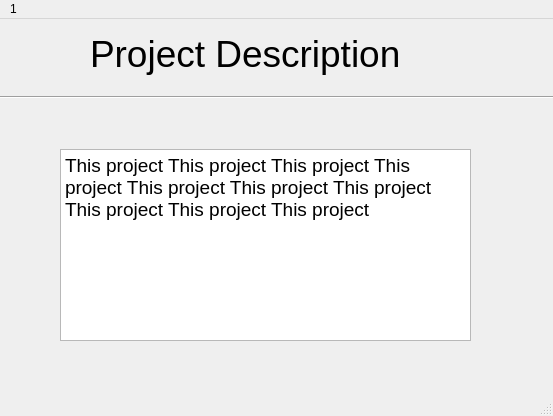
<?xml version="1.0" encoding="UTF-8"?>
<ui version="4.0">
 <class>ProjectDescWindow</class>
 <widget class="QMainWindow" name="ProjectDescWindow">
  <property name="geometry">
   <rect>
    <x>0</x>
    <y>0</y>
    <width>553</width>
    <height>416</height>
   </rect>
  </property>
  <property name="windowTitle">
   <string>MainWindow</string>
  </property>
  <widget class="QWidget" name="centralwidget">
   <widget class="QLabel" name="label">
    <property name="geometry">
     <rect>
      <x>90</x>
      <y>10</y>
      <width>591</width>
      <height>51</height>
     </rect>
    </property>
    <property name="text">
     <string>&lt;html&gt;&lt;head/&gt;&lt;body&gt;&lt;p&gt;&lt;span style=&quot; font-size:28pt;&quot;&gt;Project Description&lt;/span&gt;&lt;/p&gt;&lt;/body&gt;&lt;/html&gt;</string>
    </property>
   </widget>
   <widget class="Line" name="line">
    <property name="geometry">
     <rect>
      <x>0</x>
      <y>70</y>
      <width>1161</width>
      <height>16</height>
     </rect>
    </property>
    <property name="orientation">
     <enum>Qt::Horizontal</enum>
    </property>
   </widget>
   <widget class="QTextBrowser" name="textBrowser">
    <property name="geometry">
     <rect>
      <x>60</x>
      <y>130</y>
      <width>411</width>
      <height>192</height>
     </rect>
    </property>
    <property name="html">
     <string>&lt;!DOCTYPE HTML PUBLIC &quot;-//W3C//DTD HTML 4.0//EN&quot; &quot;http://www.w3.org/TR/REC-html40/strict.dtd&quot;&gt;
&lt;html&gt;&lt;head&gt;&lt;meta name=&quot;qrichtext&quot; content=&quot;1&quot; /&gt;&lt;style type=&quot;text/css&quot;&gt;
p, li { white-space: pre-wrap; }
&lt;/style&gt;&lt;/head&gt;&lt;body style=&quot; font-family:'Ubuntu'; font-size:11pt; font-weight:400; font-style:normal;&quot;&gt;
&lt;p style=&quot; margin-top:0px; margin-bottom:0px; margin-left:0px; margin-right:0px; -qt-block-indent:0; text-indent:0px;&quot;&gt;&lt;span style=&quot; font-size:14pt;&quot;&gt;This project This project This project This project This project This project This project This project This project This project &lt;/span&gt;&lt;/p&gt;&lt;/body&gt;&lt;/html&gt;</string>
    </property>
   </widget>
  </widget>
  <widget class="QMenuBar" name="menubar">
   <property name="geometry">
    <rect>
     <x>0</x>
     <y>0</y>
     <width>553</width>
     <height>22</height>
    </rect>
   </property>
   <widget class="QMenu" name="menuInteractive_System_Modelling">
    <property name="title">
     <string>1</string>
    </property>
   </widget>
   <addaction name="menuInteractive_System_Modelling"/>
  </widget>
  <widget class="QStatusBar" name="statusbar"/>
 </widget>
 <resources/>
 <connections/>
</ui>
